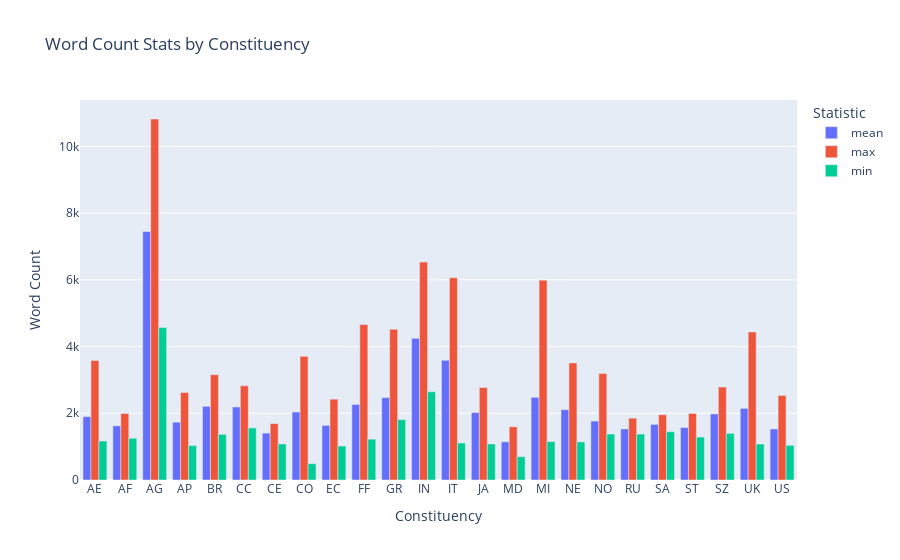

Notebook code cell kept with this figure:
### Code cell
# Function to count words in Extracted_Text
df['Word_Count'] = df['Extracted_Text'].astype(str).apply(lambda x: len(x.split()))

agg_df = df.groupby('Constituency')['Word_Count'].agg(['mean', 'max', 'min']).reset_index()

fig2 = px.bar(agg_df, x='Constituency', y=['mean', 'max', 'min'], 
              title='Word Count Stats by Constituency',
              labels={'value': 'Word Count', 'variable': 'Statistic'},
              barmode='group')

fig2.show()

### Figure 1 — Plotly figure (JSON) as saved in the notebook; plotly's stock layout.template omitted (floating-point values rounded to 4 significant figures)
{"data": [{"alignmentgroup": "True", "hovertemplate": "Statistic=mean<br>Constituency=%{x}<br>Word Count=%{y}<extra></extra>", "legendgroup": "mean", "marker": {"color": "#636efa", "pattern": {"shape": ""}}, "name": "mean", "offsetgroup": "mean", "orientation": "v", "showlegend": true, "textposition": "auto", "type": "bar", "x": ["AE", "AF", "AG", "AP", "BR", "CC", "CE", "CO", "EC", "FF", "GR", "IN", "IT", "JA", "MD", "MI", "NE", "NO", "RU", "SA", "ST", "SZ", "UK", "US"], "xaxis": "x", "y": [1900.0, 1623.0, 7451.0, 1734.0, 2209.0, 2190.0, 1406.0, 2038.0, 1638.0, 2265.0, 2470.0, 4248.0, 3588.0, 2020.0, 1144.0, 2479.0, 2108.0, 1767.0, 1530.0, 1667.0, 1573.0, 1981.0, 2147.0, 1530.0], "yaxis": "y"}, {"alignmentgroup": "True", "hovertemplate": "Statistic=max<br>Constituency=%{x}<br>Word Count=%{y}<extra></extra>", "legendgroup": "max", "marker": {"color": "#EF553B", "pattern": {"shape": ""}}, "name": "max", "offsetgroup": "max", "orientation": "v", "showlegend": true, "textposition": "auto", "type": "bar", "x": ["AE", "AF", "AG", "AP", "BR", "CC", "CE", "CO", "EC", "FF", "GR", "IN", "IT", "JA", "MD", "MI", "NE", "NO", "RU", "SA", "ST", "SZ", "UK", "US"], "xaxis": "x", "y": [3585.0, 1993.0, 10820.0, 2624.0, 3157.0, 2823.0, 1692.0, 3708.0, 2423.0, 4660.0, 4516.0, 6535.0, 6061.0, 2773.0, 1596.0, 5991.0, 3511.0, 3192.0, 1853.0, 1957.0, 1995.0, 2786.0, 4439.0, 2535.0], "yaxis": "y"}, {"alignmentgroup": "True", "hovertemplate": "Statistic=min<br>Constituency=%{x}<br>Word Count=%{y}<extra></extra>", "legendgroup": "min", "marker": {"color": "#00cc96", "pattern": {"shape": ""}}, "name": "min", "offsetgroup": "min", "orientation": "v", "showlegend": true, "textposition": "auto", "type": "bar", "x": ["AE", "AF", "AG", "AP", "BR", "CC", "CE", "CO", "EC", "FF", "GR", "IN", "IT", "JA", "MD", "MI", "NE", "NO", "RU", "SA", "ST", "SZ", "UK", "US"], "xaxis": "x", "y": [1168.0, 1251.0, 4569.0, 1032.0, 1369.0, 1561.0, 1081.0, 489.0, 1019.0, 1224.0, 1810.0, 2645.0, 1109.0, 1080.0, 699.0, 1151.0, 1143.0, 1378.0, 1376.0, 1447.0, 1287.0, 1399.0, 1079.0, 1040.0], "yaxis": "y"}], "layout": {"barmode": "group", "legend": {"title": {"text": "Statistic"}, "tracegroupgap": 0}, "title": {"text": "Word Count Stats by Constituency"}, "xaxis": {"anchor": "y", "domain": [0, 1], "title": {"text": "Constituency"}}, "yaxis": {"anchor": "x", "domain": [0, 1], "title": {"text": "Word Count"}}}}
